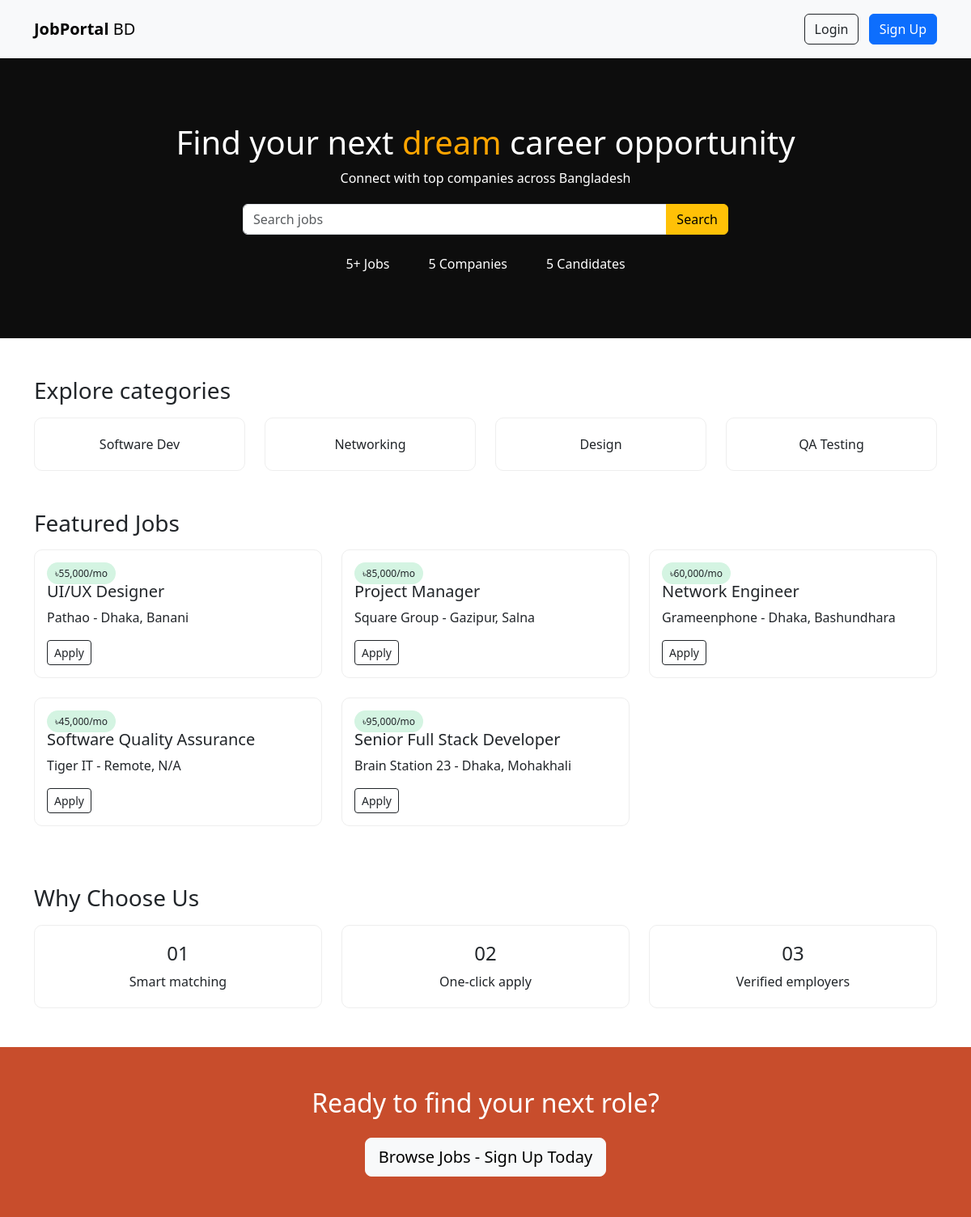
The page /job_portal.php on the database its author committed.
### tables this page shows
CREATE TABLE `job_posting` (
  `job_id` int(11) NOT NULL,
  `title` varchar(100) DEFAULT NULL,
  `description` text DEFAULT NULL,
  `salary` decimal(10,2) DEFAULT NULL,
  `city` varchar(100) DEFAULT NULL,
  `street` varchar(100) DEFAULT NULL,
  `employer_id` int(11) DEFAULT NULL,
  `posted_date` timestamp DEFAULT current_timestamp(),
  `deadline` date DEFAULT NULL
);

CREATE TABLE `company` (
  `company_id` int(11) NOT NULL,
  `name` varchar(100) DEFAULT NULL,
  `city` varchar(100) DEFAULT NULL,
  `street` varchar(100) DEFAULT NULL,
  `industry` varchar(100) DEFAULT NULL,
  `logo` varchar(255) DEFAULT NULL
);

### job_portal.php (the view, shortened to what this page needs)
<?php
include 'connection.php';
$jobs_count = $conn->query("SELECT count(*) as c FROM job_posting")->fetch_assoc()['c'];
$companies_count = $conn->query("SELECT count(*) as c FROM company")->fetch_assoc()['c'];
$seekers_count = $conn->query("SELECT count(*) as c FROM job_seeker")->fetch_assoc()['c'];
$search = isset($_GET['search']) ? trim($_GET['search']) : '';
$whereClause = "";
$sql = "SELECT jp.job_id, jp.title, jp.salary, jp.city, jp.street, c.name
        FROM job_posting jp
        JOIN employer e ON jp.employer_id = e.employer_id
        JOIN company c ON e.company_id = c.company_id
        $whereClause
        ORDER BY jp.job_id DESC
        LIMIT 6";
$jobs = $conn->query($sql);
?>
<!DOCTYPE html>
<html lang="en">
<head>
<link href="https://cdn.jsdelivr.net/npm/bootstrap@5.3.0/dist/css/bootstrap.min.css" rel="stylesheet">
</head>
<body>
<nav class="navbar navbar-expand-lg bg-light py-3">
  <div class="container d-flex justify-content-between align-items-center">
    <a href="job_portal.php" class="navbar-brand" style="text-decoration:none;"><b>JobPortal</b> BD</a>
    <div>
        <?php if(isset($_SESSION['logged_in']) && $_SESSION['logged_in'] === true): ?>
            <?php
                $dashLink = "login_logOut_interface.html";
                if($_SESSION['role'] === 'admin') $dashLink = 'admin_dashboard.php';
                if($_SESSION['role'] === 'employer') $dashLink = 'employer_dashboard.php';
                if($_SESSION['role'] === 'job_seeker') $dashLink = 'seeker_dashboard.php';
            ?>
            <a href="<?= $dashLink ?>" class="btn btn-outline-dark me-2">Dashboard</a>
            <a href="logout.php" class="btn btn-danger">Logout</a>
        <?php else: ?>
            <a href="login_logOut_interface.html#login" class="btn btn-outline-dark me-2">Login</a>
            <a href="login_logOut_interface.html#register" class="btn btn-primary">Sign Up</a>
        <?php endif; ?>
    </div>
  </div>
</nav>
<section class="hero">
    <h1>Find your next <span>dream</span> career opportunity</h1>
    <p>Connect with top companies across Bangladesh</p>
    <form action="job_portal.php" method="GET" class="search-box input-group">
        <input type="text" name="search" class="form-control" placeholder="Search jobs" value="<?= htmlspecialchars($search) ?>">
        <button type="submit" class="btn btn-warning">Search</button>
    </form>
    <div class="d-flex justify-content-center gap-5 mt-4">
        <div><?= $jobs_count ?>+ Jobs</div>
        <div><?= $companies_count ?> Companies</div>
        <div><?= $seekers_count ?> Candidates</div>
    </div>
</section>
<section class="container my-5">
    <h3>Explore categories</h3>
    <div class="row mt-3">
        <div class="col-md-3"><div class="category-box">Software Dev</div></div>
        <div class="col-md-3"><div class="category-box">Networking</div></div>
        <div class="col-md-3"><div class="category-box">Design</div></div>
        <div class="col-md-3"><div class="category-box">QA Testing</div></div>
    </div>
</section>
<section class="container my-5">
    <h3>Featured Jobs</h3>
    <div class="row mt-3">
        <?php if ($jobs->num_rows > 0): ?>
            <?php while($job = $jobs->fetch_assoc()): ?>
                <div class="col-md-4 mb-4">
                    <div class="job-card">
                        <span class="salary">৳<?= number_format($job['salary']) ?>/mo</span>
                        <h5><?= htmlspecialchars($job['title']) ?></h5>
                        <p><?= htmlspecialchars($job['name']) ?> - <?= htmlspecialchars($job['city']) ?>, <?= htmlspecialchars($job['street']) ?></p>
                        <form action="apply.php" method="POST" style="display:inline;">
                            <button type="submit" class="btn btn-outline-dark btn-sm">Apply</button>
                        </form>
                    </div>
                </div>
            <?php endwhile; ?>
        <?php else: ?>
            <p>No featured jobs available.</p>
        <?php endif; ?>
    </div>
</section>
<section class="container my-5">
    <h3>Why Choose Us</h3>
    <div class="row mt-3">
        <div class="col-md-4">
            <div class="category-box">
                <h4>01</h4>
                Smart matching
            </div>
        </div>
        <div class="col-md-4">
            <div class="category-box">
                <h4>02</h4>
                One-click apply
            </div>
        </div>
        <div class="col-md-4">
            <div class="category-box">
                <h4>03</h4>
                Verified employers
            </div>
        </div>
    </div>
</section>
<section class="cta">
    <h2>Ready to find your next role?</h2>
    <?php if(!isset($_SESSION['logged_in'])): ?>
        <a href="login_logOut_interface.html#register" class="btn btn-light btn-lg mt-3">Browse Jobs - Sign Up Today</a>
    <?php else: ?>
        <a href="job_portal.php" class="btn btn-light btn-lg mt-3">Browse More Jobs</a>
    <?php endif; ?>
</section>
</body>
</html>

### job_portal.php (style rules this page uses)
body { font-family: 'Segoe UI', sans-serif; }
.hero { background: #0d0d0d; color: white; padding: 80px 0; text-align: center; }
.hero span { color: orange; }
.search-box { max-width: 600px; margin: 20px auto; }
.category-box { padding: 20px; border: 1px solid #eee; border-radius: 10px; text-align: center; }
.job-card { border: 1px solid #eee; padding: 15px; border-radius: 10px; background: #fff; height: 100%; }
.salary { background: #d4f4e2; padding: 5px 10px; border-radius: 20px; font-size: 12px; }
.cta { background: #c84d2c; color: white; padding: 50px; text-align: center; }

### rows shown on the page
job_posting: salary "55,000", title "UI/UX Designer", company.name "Pathao", city "Dhaka", street "Banani"
job_posting: salary "85,000", title "Project Manager", company.name "Square Group", city "Gazipur", street "Salna"
job_posting: salary "60,000", title "Network Engineer", company.name "Grameenphone", city "Dhaka", street "Bashundhara"
job_posting: salary "45,000", title "Software Quality Assurance", company.name "Tiger IT", city "Remote", street "N/A"
job_posting: salary "95,000", title "Senior Full Stack Developer", company.name "Brain Station 23", city "Dhaka", street "Mohakhali"

### other values the page prints
$jobs_count "5"
$companies_count "5"
$seekers_count "5"
